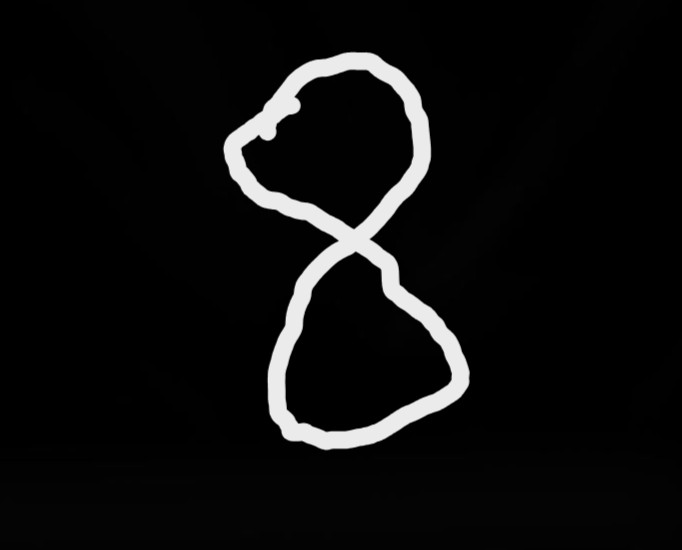
#> input picture 8.jpg, 682 x 550 px
$ python morfoloji_uygulama.py
#> lines starting #> are read from the running program, lines starting #| are printed output that depends on the picture; after the words box and inside, x2 and y2 are one past the last pixel; in counts of white or black regions, pixels touching at a corner belong together
import cv2
import numpy as np


def nothing(x):
    pass


# 1. '8.jpg' dosyasını yükleeref
# Görüntü ikili (binary) olmalıdır [cite: 774]
img = cv2.imread('8.jpg', 0)
#> img is the input picture: shape (550, 682); min 0, max 246, mean 13.9

# Resim bulunamazsa uyarı ver ve boş bir görüntü oluştur
if img is None:
    print("Uyarı: '8.jpg' bulunamadı! Lütfen dosya yolunu kontrol edin.")
    img = np.zeros((300, 300), np.uint8)
    cv2.putText(img, '8', (100, 220), cv2.FONT_HERSHEY_SIMPLEX, 7, 255, 15)

# Pencere oluştur ve Trackbar'ları ekle [cite: 1184]
cv2.namedWindow('Morfolojik Islemler')

# İşlem seçimi için trackbar (0-6 arası) [cite: 1185]
cv2.createTrackbar('Islem', 'Morfolojik Islemler', 0, 6, nothing)
# Kernel boyutu seçimi için trackbar [cite: 1186]
cv2.createTrackbar('Kernel', 'Morfolojik Islemler', 3, 25, nothing)

print("Çıkmak için 'q' tuşuna basın.")

while True:
    # Trackbar değerlerini oku
    islem_idx = cv2.getTrackbarPos('Islem', 'Morfolojik Islemler')
    k_size = cv2.getTrackbarPos('Kernel', 'Morfolojik Islemler')

    # Kernel boyutu en az 1 olmalı [cite: 991]
    if k_size < 1: k_size = 1
    # Yapı elemanı (kernel) oluşturuluyor [cite: 777, 986]
    kernel = np.ones((k_size, k_size), np.uint8)

    # Morfolojik işlemleri uygula [cite: 1181]
    if islem_idx == 0:
        res = cv2.erode(img, kernel, iterations=1)  # Aşındırma [cite: 966]
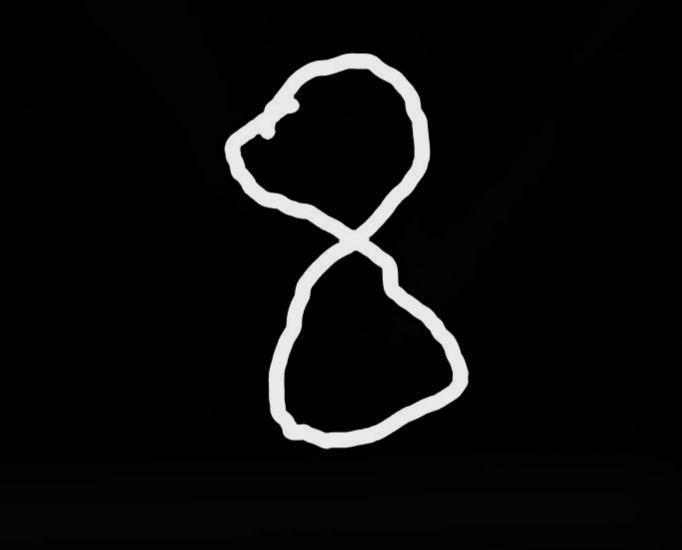
#> res: shape (550, 682); min 0, max 235, mean 11.9
        title = "Asindirma (Erosion)"
    elif islem_idx == 1:
        res = cv2.dilate(img, kernel, iterations=1)  # Yayma [cite: 968]
        title = "Yayma (Dilation)"
    elif islem_idx == 2:
        res = cv2.morphologyEx(img, cv2.MORPH_OPEN, kernel)  # Açma [cite: 1038]
        title = "Acma (Opening)"
    elif islem_idx == 3:
        res = cv2.morphologyEx(img, cv2.MORPH_CLOSE, kernel)  # Kapama [cite: 1066]
        title = "Kapama (Closing)"
    elif islem_idx == 4:
        res = cv2.morphologyEx(img, cv2.MORPH_GRADIENT, kernel)  # Gradyan [cite: 1091]
        title = "Gradyan (Gradient)"
    elif islem_idx == 5:
        res = cv2.morphologyEx(img, cv2.MORPH_TOPHAT, kernel)  # Top Hat [cite: 1119]
        title = "Top Hat"
    else:
        res = cv2.morphologyEx(img, cv2.MORPH_BLACKHAT, kernel)  # Black Hat [cite: 1122]
        title = "Black Hat"

    # Orijinal ve sonucu yan yana birleştir
    combined = np.hstack((img, res))
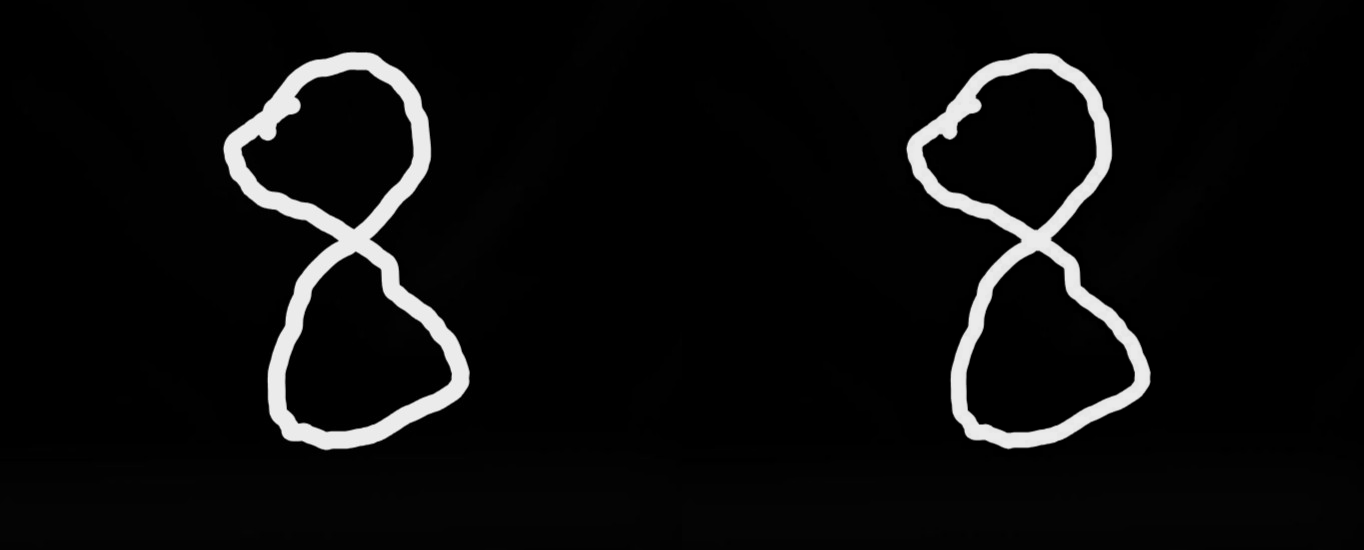
#> combined: shape (550, 1364); min 0, max 246, mean 12.9
    cv2.putText(combined, f"Orijinal | {title}", (10, 30),
                cv2.FONT_HERSHEY_SIMPLEX, 0.6, 255, 2)
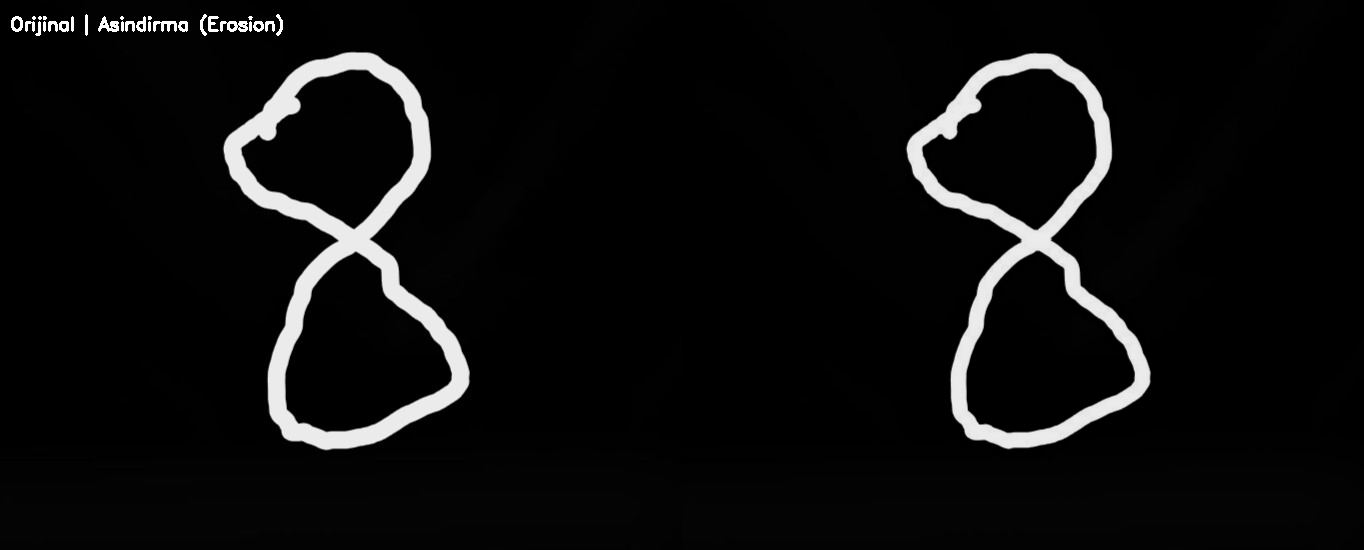
#> combined: shape (550, 1364); 0.25% of pixels changed, all inside (x1, y1, x2, y2) = (11, 14, 283, 36)

    cv2.imshow('Morfolojik Islemler', combined)

    if cv2.waitKey(1) & 0xFF == ord('q'):
#> (key q is pressed here)
        break

cv2.destroyAllWindows()
